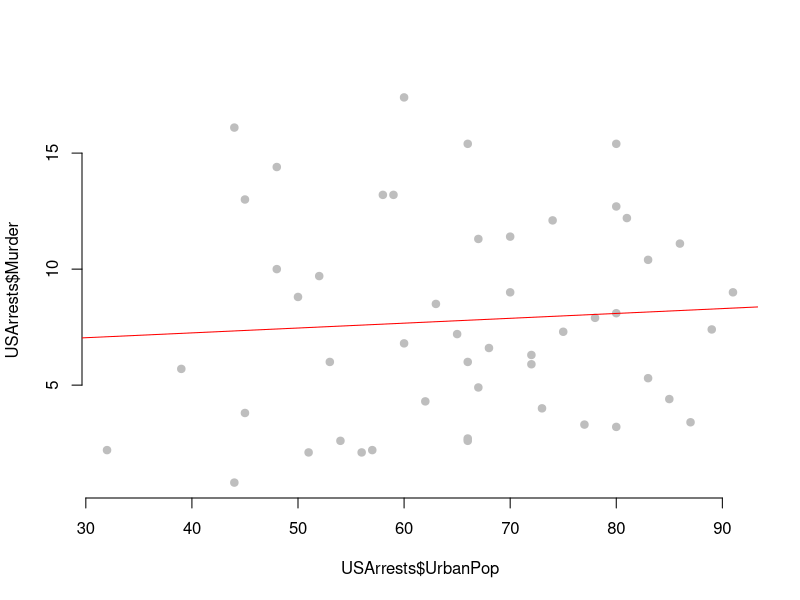

Write the R code that produced this figure.
## ---- chunk 1

##==============================================
##
##  Here is some documentation for this script
##
##==============================================

x <- 1:10

sum( x )

# y <- 1:25     # not run

# sum( y )      # not run

## ---- chunk 2
args( dotchart )
## ---- chunk 3
search()
## ---- chunk 4
remove( list=ls() )
## ---- chunk 5

ls() # nothing currently available

data( "USArrests" )

ls() # data is now avaible for use


## ---- chunk 6

names( USArrests )  # what variables are in the dataset?

nrow( USArrests )   # how many observations are there?

dim( USArrests )    # a quick way to see rows and columns - the dimensions of the dataset

row.names( head( USArrests ) )   # what are the obsevations (rows) in our data

summary( USArrests )   # summary statistics of variables

## ---- chunk 7

summary( USArrests$Murder )
summary( USArrests$Assault )

# Is there a relationship between urban density and crime?

plot( USArrests$UrbanPop, USArrests$Murder, 
      frame.plot=F, pch=19, col="gray" )
abline( lm( USArrests$Murder ~ USArrests$UrbanPop ), col="red" )

